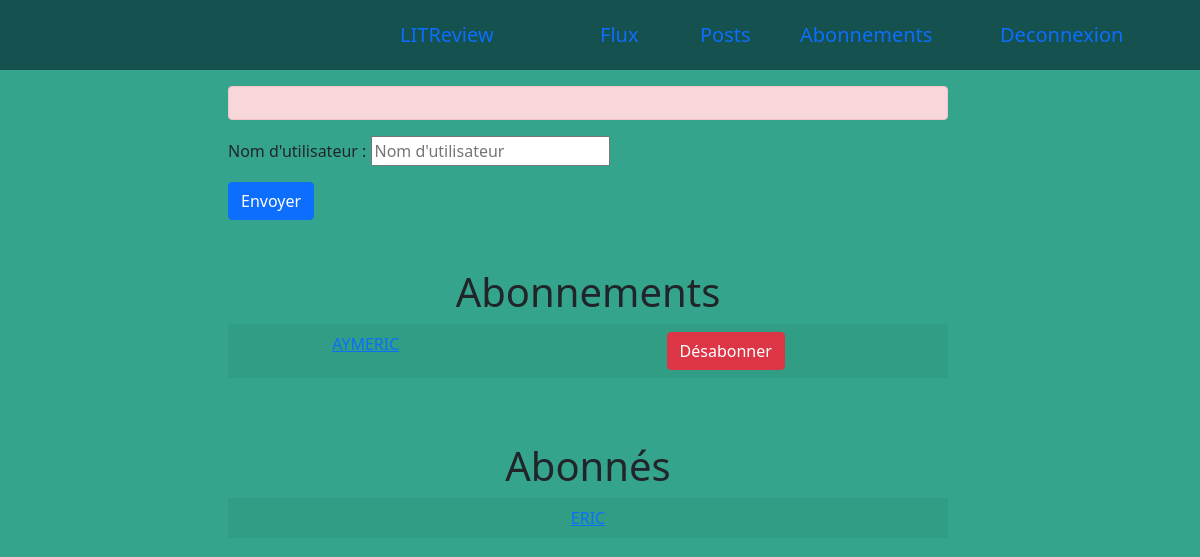
The page /review/subscription/ (signed in) on the database as committed earlier.
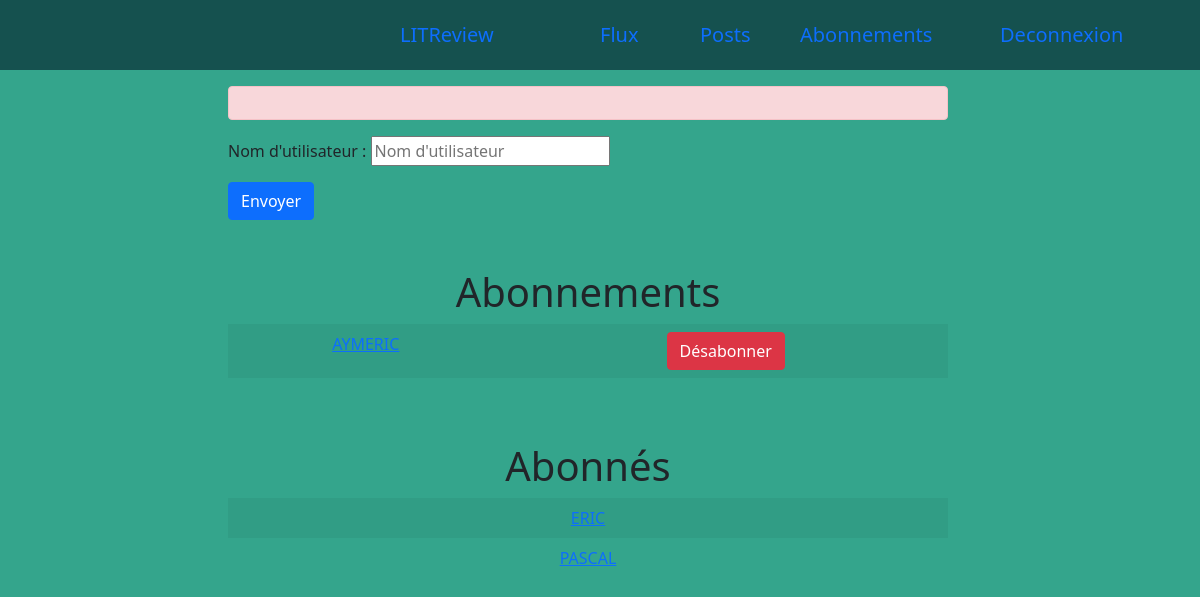
The same page on the database as committed later.
### review/models.py (models this page shows)
class UserFollows(models.Model):
    user = models.ForeignKey(
        User,
        related_name='following',
        on_delete=models.CASCADE,
        verbose_name='Follower')
    followed_user = models.ForeignKey(
        User,
        related_name='followed_by',
        on_delete=models.CASCADE,
        verbose_name='Utilisateur')
    class Meta:
        unique_together = ('user', 'followed_user', )

### review/views.py (the view, shortened to what this page needs)
# urls.py: path('subscription/', views.subscription, name='subscription'),
@login_required()
def subscription(request):
    html_template = './review/subscription.html'
    followed_user = UserFollows.objects.filter(user=request.user)
    follower_user = UserFollows.objects.filter(followed_user=request.user)
    form = SubscriptionForm()
    context = {
        'form': form,
        'followed_user': followed_user,
        'follower_user': follower_user,
    }
    return render(request, html_template, context)

### review/forms.py
class SubscriptionForm(forms.Form):
    username = forms.CharField(
        max_length=63,
        label='Nom d\'utilisateur',
        widget=forms.TextInput(attrs={
            'placeholder':'Nom d\'utilisateur'})
    )

### review/templates/review/subscription.html (shortened to what this page needs)
{% extends "litreview/base.html" %}
{% block body %}
<div class="row justify-content-center">
    <div class="col-8">
        <div class="row justify-content-center">
            <div>
                <form method="post" action="">
                    <div class="alert alert-danger" role="alert">
                    </div>
                    {{ form.as_p }}
                    <input class="btn btn-primary" type="submit" value="Envoyer">
                </form>
            </div>
            <div class="mt-5">
                <h1 class="text-center">Abonnements</h1>
                <table class="table table-striped table-borderless">
                    {% for link in followed_user %}
                    <tr>
                        <td><a href="{% url 'review:view-by-user' link.followed_user.pk %}">{{ link.followed_user.username | upper }}</a></td>
                        <td><a href="{% url 'review:unfollow' link.pk %}" class="btn btn-danger">Désabonner</a></td>
                    </tr>
                    {% endfor %}
                </table>
            </div>
            <div class="mt-5">
                <h1 class="text-center">Abonnés</h1>
                <table class="table table-striped table-borderless">
                    {% for link in follower_user %}
                    <tr>
                        <td><a href="{% url 'review:view-by-user' link.user.pk %}">{{ link.user.username | upper }}</a></td>
                    </tr>
                    {% endfor %}
                </table>
            </div>
        </div>
    </div>
</div>
{% endblock %}

Rows that differ between the two databases and show on the page:
added UserFollows: user.username "PASCAL", shown under "Abonnés"
